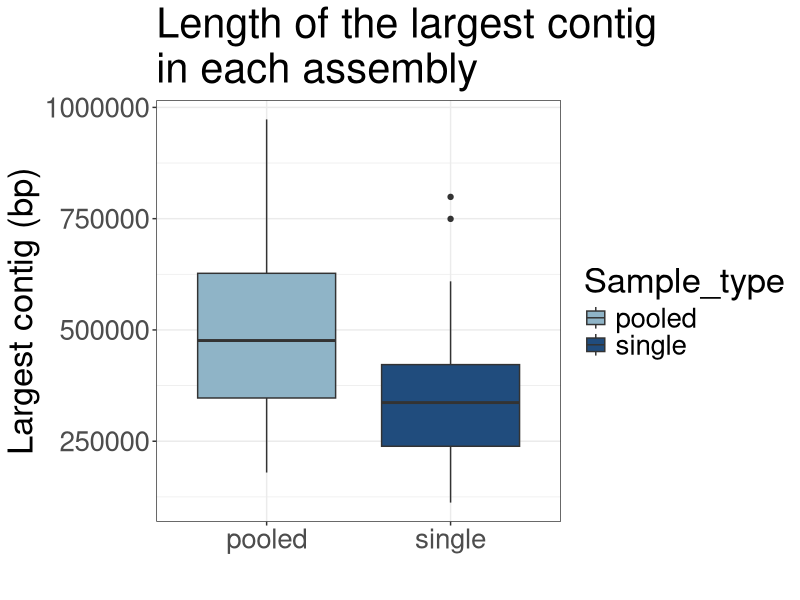
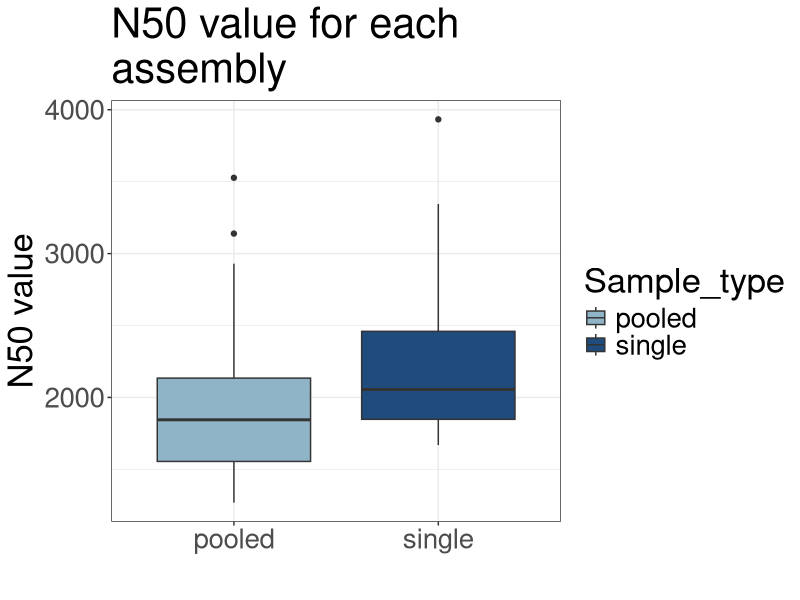
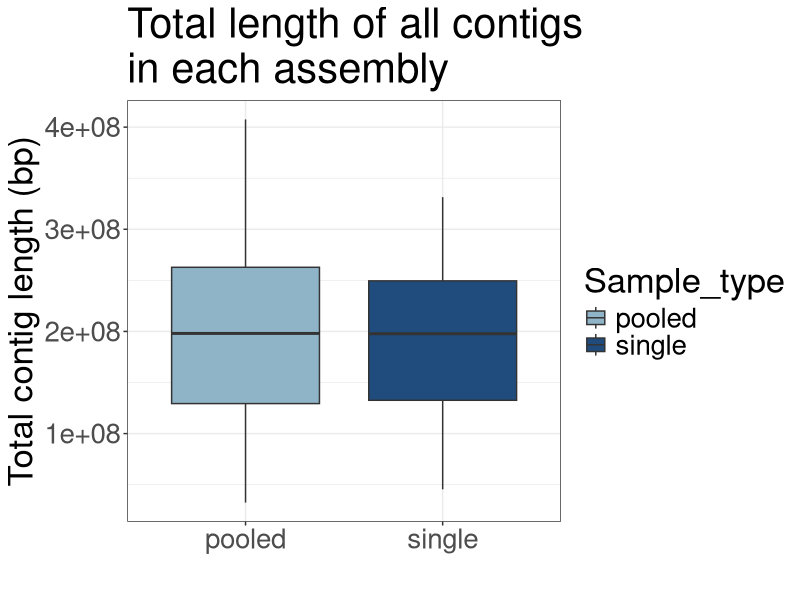
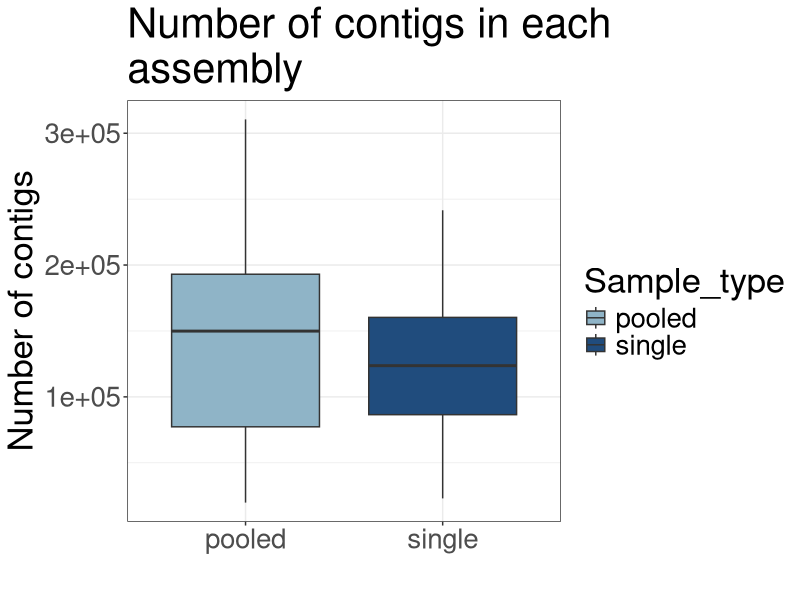
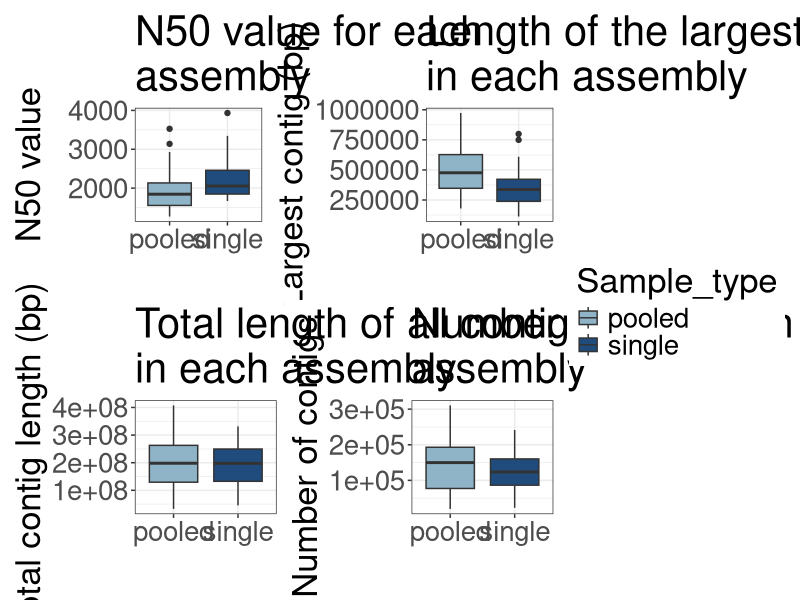
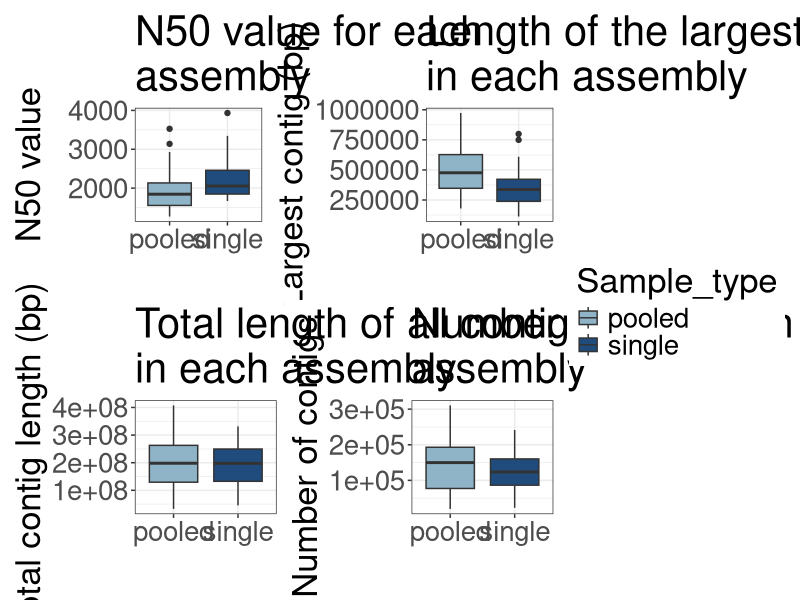

Write the R code that produced these figures, in order.

library(tidyverse)
library(patchwork)
#this file is in the scripts folder
assembly_data <- read_tsv("assembly_summary_2.tsv")

color_scheme = c("#8fb4c7", "#204c7d")

largest_contig_boxplot <- assembly_data %>% ggplot(aes(x= Sample_type, y=Largest_contig, fill=Sample_type)) + 
  geom_boxplot() + 
  labs(title = "Length of the largest contig \nin each assembly") +
  xlab("") +
  ylab("Largest contig (bp)") +
  theme_bw() +
  theme(text = element_text(size=25))+
  scale_fill_manual(values=color_scheme)
largest_contig_boxplot



N50_boxplot <- assembly_data %>% ggplot(aes(x= Sample_type, y=N50, fill=Sample_type)) + 
  geom_boxplot() +
  labs(title = "N50 value for each \nassembly") +
  xlab("") +
  ylab("N50 value") +
  theme_bw() +
  theme(text = element_text(size=25))+
  scale_fill_manual(values=color_scheme)
N50_boxplot

total_length_boxplot <- assembly_data %>% ggplot(aes(x= Sample_type, y=Total_length, fill=Sample_type)) +
  geom_boxplot() +
  labs(title = "Total length of all contigs \nin each assembly") +
  xlab("") +
  ylab("Total contig length (bp)") +
  theme_bw()+
  theme(text = element_text(size=25))+
  scale_fill_manual(values=color_scheme)
total_length_boxplot            

nr_contigs_boxplot <- assembly_data %>% ggplot(aes(x= Sample_type, y=nr_contigs, fill=Sample_type)) +
  geom_boxplot() +
  labs(title = "Number of contigs in each \nassembly") +
  xlab("") +
  ylab("Number of contigs") +
  theme_bw()+
  theme(text = element_text(size=25))+
  scale_fill_manual(values=color_scheme)
nr_contigs_boxplot                                                      

(N50_boxplot + largest_contig_boxplot) / (total_length_boxplot + nr_contigs_boxplot) + plot_layout(guides = "collect")
ggsave("sampletype_assemblystats.png", width = 16, height = 8)
#ggsave(filename = "largest_contig_boxplot.jpeg", plot = largest_contig_boxplot, device=, width = 16, height = 8)

largest_contig.p <- pairwise.wilcox.test(assembly_data$Largest_contig, assembly_data$Sample_type, p.adjust.method = "BH") 

Total_length.p <- pairwise.wilcox.test(assembly_data$Total_length, assembly_data$Sample_type, p.adjust.method = "BH") 

nr_contigs.p <- pairwise.wilcox.test(assembly_data$nr_contigs, assembly_data$Sample_type, p.adjust.method = "BH") 

N50.p <- pairwise.wilcox.test(assembly_data$N50, assembly_data$Sample_type, p.adjust.method = "BH", paired=FALSE) 

# _______________________________________
# assembly statistics in general without 

assembly_data %>%
  summarise(mean = mean(N50), n = n())
